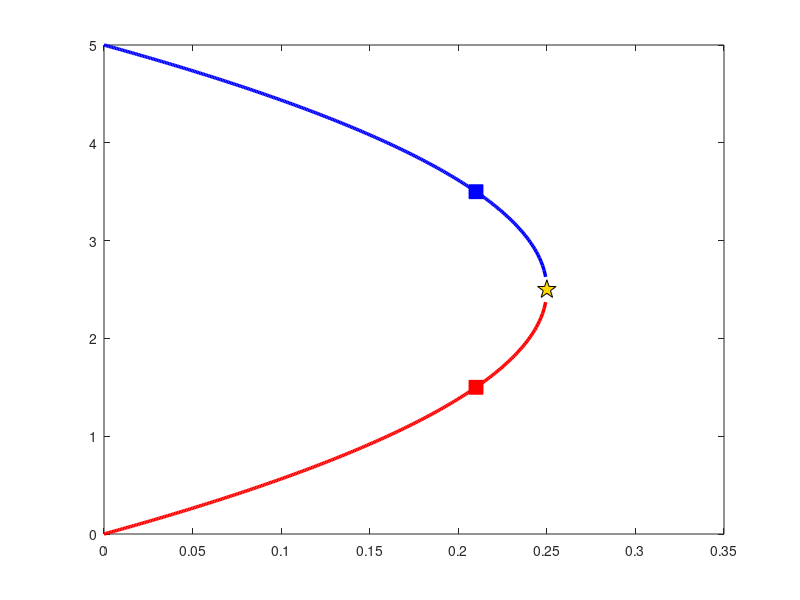

Reproduce this figure in MATLAB. (Note: this script raises an error after producing the figure.)
%% =========================================================
%  Logistic Population Model with Harvesting
%  Covers: (A) Constant Harvesting  (B) Periodic Harvesting
%
%  All parameters are set in the USER PARAMETERS section below.
%  Change any value there — no other part of the code needs editing.
%
%  Equations:
%    Constant : dP/dt = k*P*(1 - P/N) - a
%    Periodic : dP/dt = k*P*(1 - P/N) - a*(1 + sin(b*t))
%
%  Equilibria (constant case) solved via quadratic formula:
%    P^2 - N*P + (a*N/k) = 0
%    P1 = (N + sqrt(N^2 - 4*a*N/k)) / 2   (stable)
%    P2 = (N - sqrt(N^2 - 4*a*N/k)) / 2   (unstable)
%    MSY (Maximum Sustainable Yield) = k*N/4
% =========================================================

clc; clear; close all;

%% =========================================================
%  USER PARAMETERS  —  edit only this section
% =========================================================
k    = 0.20;   % intrinsic growth rate
N    = 5;      % carrying capacity
P0   = 4.0;    % initial population (used for single-trajectory plots)
a    = 0.21;   % harvesting rate  (a1 for moderate, try a2=0.25 for MSY)
b    = 1.0;    % angular frequency for periodic harvesting (seasons per time unit)
tspan = [0 30]; % time window for ODE integration
% =========================================================
%  END OF USER PARAMETERS
% =========================================================

%% --- Derived quantities ---
MSY   = k * N / 4;          % maximum sustainable yield
disc  = N^2 - 4*(a*N/k);    % discriminant for equilibrium quadratic

fprintf('========== Model Parameters ==========\n');
fprintf('  k = %.4f,  N = %.4f,  a = %.4f\n', k, N, a);
fprintf('  MSY = k*N/4 = %.4f\n', MSY);

if disc > 0
    P1_eq = (N + sqrt(disc)) / 2;
    P2_eq = (N - sqrt(disc)) / 2;
    fprintf('  Discriminant > 0 → two equilibria exist\n');
    fprintf('  P1 (stable)   = %.6f\n', P1_eq);
    fprintf('  P2 (unstable) = %.6f\n', P2_eq);
elseif disc == 0
    P1_eq = N / 2;
    P2_eq = N / 2;
    fprintf('  Discriminant = 0 → single (saddle-node) equilibrium at P = %.4f (MSY point)\n', P1_eq);
else
    P1_eq = NaN;
    P2_eq = NaN;
    fprintf('  Discriminant < 0 → NO real equilibria (a > MSY → extinction possible)\n');
end
fprintf('======================================\n\n');

%% =========================================================
%  ODE DEFINITIONS
% =========================================================
ode_const    = @(t, P) k*P*(1 - P/N) - a;
ode_periodic = @(t, P) k*P*(1 - P/N) - a*(1 + sin(b*t));

opts = odeset('RelTol', 1e-8, 'AbsTol', 1e-10, 'NonNegative', 1);

%% =========================================================
%  FIGURE 1  —  Equilibrium Points P1 & P2 vs  harvesting rate a
% =========================================================
a_max   = MSY * 1.05;           % sweep a from 0 to just above MSY
a_sweep = linspace(0, a_max, 300);
P1_sweep = nan(size(a_sweep));
P2_sweep = nan(size(a_sweep));

for i = 1:numel(a_sweep)
    d = N^2 - 4*(a_sweep(i)*N/k);
    if d >= 0
        P1_sweep(i) = (N + sqrt(d)) / 2;
        P2_sweep(i) = (N - sqrt(d)) / 2;
    end
end

figure(1);
set(gcf, 'Name', 'Fig 1 – Equilibrium Map', 'Color', 'w', ...
         'Position', [60 540 580 380]);

plot(a_sweep, P1_sweep, 'b-', 'LineWidth', 2.5, 'DisplayName', 'P_1 (stable)');
hold on;
plot(a_sweep, P2_sweep, 'r-', 'LineWidth', 2.5, 'DisplayName', 'P_2 (unstable)');
plot(MSY, N/2, 'kp', 'MarkerSize', 14, 'MarkerFaceColor', [1 0.85 0], ...
     'DisplayName', sprintf('MSY  a = %.4f', MSY));

% Mark the chosen a on the map
if ~isnan(P1_eq)
    plot(a, P1_eq, 'bs', 'MarkerSize', 10, 'MarkerFaceColor', 'b', ...
         'DisplayName', sprintf('P_1 at chosen a=%.2f', a));
    plot(a, P2_eq, 'rs', 'MarkerSize', 10, 'MarkerFaceColor', 'r', ...
         'DisplayName', sprintf('P_2 at chosen a=%.2f', a));
end

xline(MSY, '--k', 'LineWidth', 1, 'Alpha', 0.4, 'HandleVisibility', 'off');
xlabel('Harvesting rate  a', 'FontSize', 13);
ylabel('Equilibrium population  P', 'FontSize', 13);
title('Equilibrium Points  P_1  and  P_2  vs  Harvesting Rate', ...
      'FontSize', 13, 'FontWeight', 'bold');
legend('Location', 'best', 'FontSize', 11);
xlim([0 a_max*1.02]);
ylim([0 N * 1.1]);
grid on;
box on;
set(gca, 'FontSize', 11);

%% =========================================================
%  FIGURE 2  —  Phase portrait  dP/dt vs P  (constant harvesting)
% =========================================================
P_range = linspace(0, N * 1.3, 500);
dPdt_const = k .* P_range .* (1 - P_range ./ N) - a;

figure(2);
set(gcf, 'Name', 'Fig 2 – Phase Portrait (Constant)', 'Color', 'w', ...
         'Position', [60 100 580 340]);

fill([P_range, fliplr(P_range)], ...
     [max(dPdt_const, 0), zeros(1, numel(P_range))], ...
     [0.88 0.96 0.91], 'EdgeColor', 'none', 'DisplayName', 'Growth region');
hold on;
fill([P_range, fliplr(P_range)], ...
     [min(dPdt_const, 0), zeros(1, numel(P_range))], ...
     [0.98 0.91 0.89], 'EdgeColor', 'none', 'DisplayName', 'Decline region');

plot(P_range, dPdt_const, 'b-', 'LineWidth', 2.2, 'DisplayName', 'dP/dt');
yline(0, '--k', 'LineWidth', 1.2, 'Alpha', 0.5, 'HandleVisibility', 'off');

if ~isnan(P1_eq)
    xline(P1_eq, '-', 'Color', [0.05 0.45 0.25], 'LineWidth', 1.8, ...
          'Label', sprintf('P_1=%.3f (stable)', P1_eq), ...
          'LabelVerticalAlignment', 'bottom', 'FontSize', 10);
    xline(P2_eq, '-', 'Color', [0.65 0.22 0.12], 'LineWidth', 1.8, ...
          'Label', sprintf('P_2=%.3f (unstable)', P2_eq), ...
          'LabelVerticalAlignment', 'bottom', 'FontSize', 10);
end

xlabel('Population  P', 'FontSize', 13);
ylabel('dP/dt', 'FontSize', 13);
title(sprintf('Phase Portrait — Constant Harvesting\ndP/dt = %.2fP(1−P/%.1f) − %.2f', k, N, a), ...
      'FontSize', 12, 'FontWeight', 'bold');
legend({'Growth region','Decline region','dP/dt'}, 'Location', 'best', 'FontSize', 10);
grid on; box on;
set(gca, 'FontSize', 11);

%% =========================================================
%  FIGURE 3  —  Slope field + solution curves  (constant harvesting)
% =========================================================
figure(3);
set(gcf, 'Name', 'Fig 3 – Slope Field & Trajectories (Constant)', 'Color', 'w', ...
         'Position', [660 540 620 420]);

% Slope field grid
[T_sf, P_sf] = meshgrid(linspace(tspan(1), tspan(2), 22), ...
                         linspace(0, N*1.3, 18));
dP_sf = k .* P_sf .* (1 - P_sf ./ N) - a;
dT_sf = ones(size(dP_sf));
mag   = sqrt(dT_sf.^2 + dP_sf.^2);
mag(mag == 0) = 1;
quiver(T_sf, P_sf, dT_sf./mag, dP_sf./mag, 0.52, ...
       'Color', [0.72 0.72 0.72], 'LineWidth', 0.7);
hold on;

% Multiple initial conditions spanning above/below equilibria
if ~isnan(P1_eq)
    ics = unique([P0, P1_eq*1.15, P1_eq*0.85, P2_eq*1.15, P2_eq*0.85, ...
                  N*0.1, N*0.05]);
else
    ics = [P0, P0*0.8, P0*0.6, P0*0.4, P0*0.2, N*0.05];
end
ics = ics(ics > 0);

colors = lines(numel(ics));
for i = 1:numel(ics)
    [tt, PP] = ode45(ode_const, tspan, ics(i), opts);
    plot(tt, PP, '-', 'Color', colors(i,:), 'LineWidth', 1.8, ...
         'DisplayName', sprintf('P_0=%.2f', ics(i)));
end

% Equilibrium lines
if ~isnan(P1_eq)
    yline(P1_eq, '--', 'Color', [0.05 0.45 0.25], 'LineWidth', 1.6, ...
          'Label', sprintf('P_1=%.3f stable', P1_eq), 'FontSize', 9, ...
          'LabelHorizontalAlignment', 'left');
    if P1_eq ~= P2_eq
        yline(P2_eq, '--', 'Color', [0.65 0.22 0.12], 'LineWidth', 1.6, ...
              'Label', sprintf('P_2=%.3f unstable', P2_eq), 'FontSize', 9, ...
              'LabelHorizontalAlignment', 'left');
    end
end

xlabel('Time  t', 'FontSize', 13);
ylabel('Population  P', 'FontSize', 13);
title(sprintf('Slope Field & Trajectories — Constant Harvesting  (a = %.2f)', a), ...
      'FontSize', 12, 'FontWeight', 'bold');
legend('Location', 'northeast', 'FontSize', 9);
xlim(tspan);  ylim([0 N*1.35]);
grid on; box on;
set(gca, 'FontSize', 11);

%% =========================================================
%  FIGURE 4  —  Slope field + solution curves  (periodic harvesting)
% =========================================================
figure(4);
set(gcf, 'Name', 'Fig 4 – Slope Field & Trajectories (Periodic)', 'Color', 'w', ...
         'Position', [660 100 620 420]);

[T_p, P_p] = meshgrid(linspace(tspan(1), tspan(2), 22), ...
                       linspace(0, N*1.3, 18));
dP_p  = k .* P_p .* (1 - P_p ./ N) - a .* (1 + sin(b .* T_p));
dT_p  = ones(size(dP_p));
mag_p = sqrt(dT_p.^2 + dP_p.^2);
mag_p(mag_p == 0) = 1;
quiver(T_p, P_p, dT_p./mag_p, dP_p./mag_p, 0.52, ...
       'Color', [0.72 0.72 0.72], 'LineWidth', 0.7);
hold on;

ics_p = [P0, P0*0.7, P0*0.5, P0*0.3, N*0.15, N*0.05];
ics_p = ics_p(ics_p > 0);
colors_p = lines(numel(ics_p));

for i = 1:numel(ics_p)
    [tt, PP] = ode45(ode_periodic, tspan, ics_p(i), opts);
    plot(tt, PP, '-', 'Color', colors_p(i,:), 'LineWidth', 1.8, ...
         'DisplayName', sprintf('P_0=%.2f', ics_p(i)));
end

xlabel('Time  t', 'FontSize', 13);
ylabel('Population  P', 'FontSize', 13);
title(sprintf('Slope Field & Trajectories — Periodic Harvesting\ndP/dt = %.2fP(1−P/%.1f) − %.2f(1+sin(%.1ft))', ...
      k, N, a, b), 'FontSize', 12, 'FontWeight', 'bold');
legend('Location', 'northeast', 'FontSize', 9);
xlim(tspan);  ylim([0 N*1.35]);
grid on; box on;
set(gca, 'FontSize', 11);

%% =========================================================
%  FIGURE 5  —  Side-by-side comparison: constant vs periodic
%               for the SAME initial condition P0
% =========================================================
figure(5);
set(gcf, 'Name', 'Fig 5 – Constant vs Periodic Comparison', 'Color', 'w', ...
         'Position', [360 300 800 360]);

[t_c, P_c] = ode45(ode_const,    tspan, P0, opts);
[t_p, P_p2] = ode45(ode_periodic, tspan, P0, opts);

subplot(1,2,1);
plot(t_c, P_c, 'b-', 'LineWidth', 2.2);
if ~isnan(P1_eq)
    yline(P1_eq, '--g', 'LineWidth', 1.4, ...
          'Label', sprintf('P_1=%.3f', P1_eq), 'FontSize', 9, ...
          'LabelHorizontalAlignment', 'left');
    yline(P2_eq, '--r', 'LineWidth', 1.4, ...
          'Label', sprintf('P_2=%.3f', P2_eq), 'FontSize', 9, ...
          'LabelHorizontalAlignment', 'left');
end
xlabel('Time  t', 'FontSize', 12);
ylabel('Population  P', 'FontSize', 12);
title(sprintf('Constant Harvesting  (a=%.2f)', a), 'FontSize', 12, 'FontWeight', 'bold');
ylim([0 N*1.2]);  grid on; box on;
set(gca, 'FontSize', 11);

subplot(1,2,2);
plot(t_p, P_p2, 'r-', 'LineWidth', 2.2);
xlabel('Time  t', 'FontSize', 12);
ylabel('Population  P', 'FontSize', 12);
title(sprintf('Periodic Harvesting  (a=%.2f, b=%.1f)', a, b), 'FontSize', 12, 'FontWeight', 'bold');
ylim([0 N*1.2]);  grid on; box on;
set(gca, 'FontSize', 11);

sgtitle(sprintf('Logistic Harvesting  |  k=%.2f,  N=%.1f,  P_0=%.2f', k, N, P0), ...
        'FontSize', 13, 'FontWeight', 'bold');

%% =========================================================
%  FIGURE 6  —  Harvesting rate sweep: extinction threshold
%               Shows how final population at t=tspan(2)
%               changes as a increases from 0 to 1.2*MSY
% =========================================================
figure(6);
set(gcf, 'Name', 'Fig 6 – Extinction Threshold Sweep', 'Color', 'w', ...
         'Position', [360 100 560 360]);

a_sweep2   = linspace(0, MSY*1.3, 120);
P_final_c  = nan(size(a_sweep2));
P_final_p  = nan(size(a_sweep2));

for i = 1:numel(a_sweep2)
    ai = a_sweep2(i);
    try
        [~, Pc] = ode45(@(t,P) k*P*(1-P/N) - ai,           tspan, P0, opts);
        P_final_c(i) = max(Pc(end), 0);
    catch
    end
    try
        [~, Pp] = ode45(@(t,P) k*P*(1-P/N) - ai*(1+sin(b*t)), tspan, P0, opts);
        P_final_p(i) = max(Pp(end), 0);
    catch
    end
end

plot(a_sweep2, P_final_c, 'b-', 'LineWidth', 2.2, 'DisplayName', 'Constant harvesting');
hold on;
plot(a_sweep2, P_final_p, 'r-', 'LineWidth', 2.2, 'DisplayName', 'Periodic harvesting');
xline(MSY, '--k', 'LineWidth', 1.4, 'Label', sprintf('MSY=%.4f', MSY), ...
      'FontSize', 10, 'LabelHorizontalAlignment', 'right');
yline(0, ':k', 'LineWidth', 1, 'HandleVisibility', 'off');

xlabel('Harvesting rate  a', 'FontSize', 13);
ylabel(sprintf('Population at  t = %d', tspan(2)), 'FontSize', 13);
title('Extinction Threshold — Final Population vs Harvesting Rate', ...
      'FontSize', 12, 'FontWeight', 'bold');
legend('Location', 'northeast', 'FontSize', 11);
grid on; box on;
set(gca, 'FontSize', 11);

%% =========================================================
%  TABLE — print equilibrium values for a range of a values
%          (replicates Table 1 from the lab report, generalized)
% =========================================================
fprintf('\n============================================================\n');
fprintf('  Equilibrium Table  (k=%.2f, N=%.1f)\n', k, N);
fprintf('  MSY = k*N/4 = %.4f\n', MSY);
fprintf('------------------------------------------------------------\n');
fprintf('  %-10s  %-20s  %-20s\n', 'a', 'P1 (stable)', 'P2 (unstable)');
fprintf('------------------------------------------------------------\n');

a_tbl = [0, 0.2*MSY, 0.4*MSY, 0.6*MSY, 0.8*MSY, MSY];
for ai = a_tbl
    d = N^2 - 4*(ai*N/k);
    if d > 0
        fprintf('  %-10.4f  %-20.9f  %-20.9f\n', ai, ...
            (N+sqrt(d))/2, (N-sqrt(d))/2);
    elseif d == 0
        fprintf('  %-10.4f  %-20.9f  %-20s\n', ai, N/2, '(= P1, MSY point)');
    else
        fprintf('  %-10.4f  %-20s  %-20s\n', ai, 'undefined', 'undefined');
    end
end
fprintf('============================================================\n');
